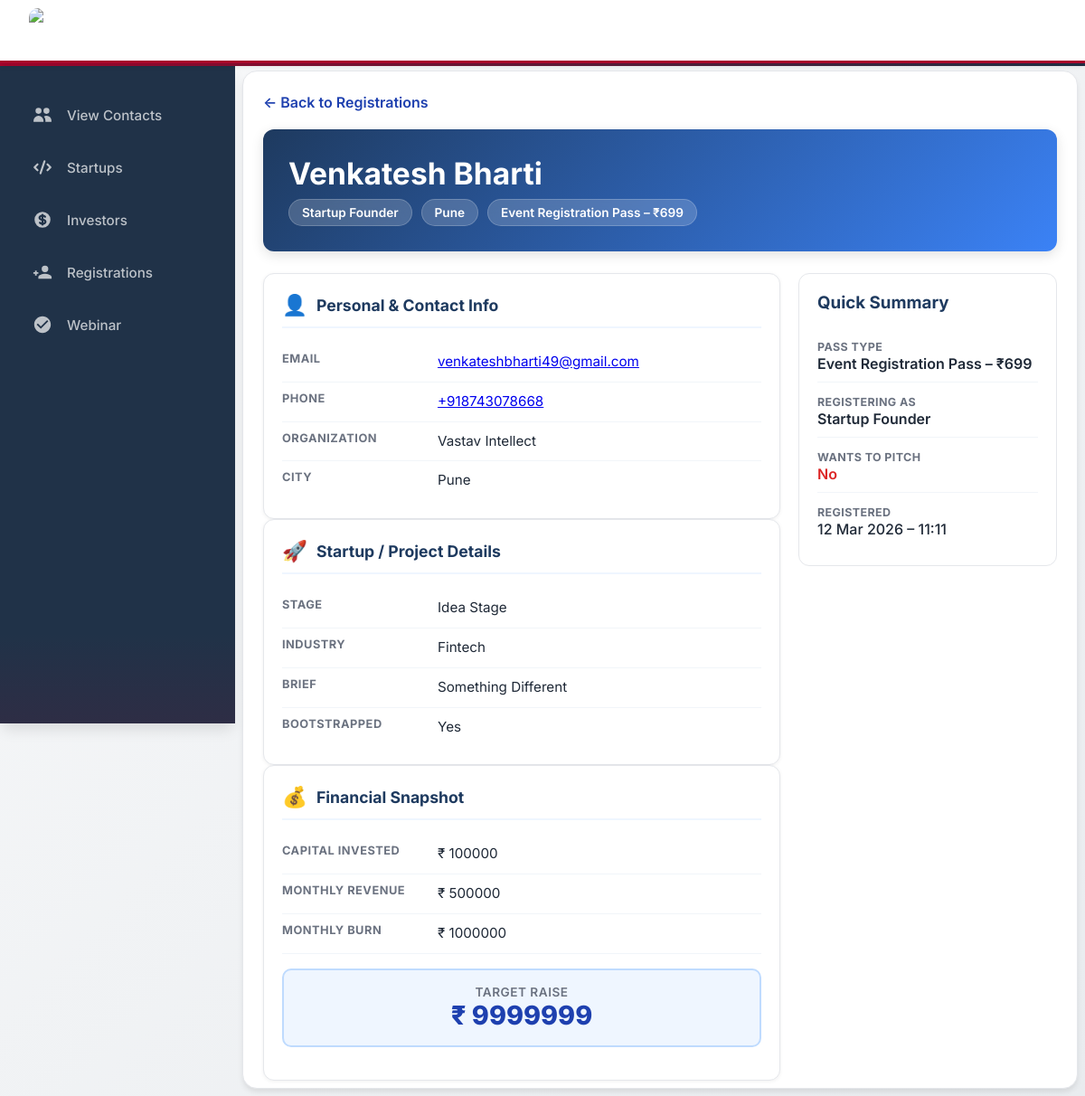
Screenshot of /registrations/26/ with the database file from the repository.
### AurexApp/models.py (models this page shows, shortened)
class EventRegistration(models.Model):
    REGISTERING_AS = [
        ('founder', 'Startup Founder'),
        ('cofounder', 'Co-founder'),
        ('attendee', 'General Attendee'),
    ]
    STARTUP_STAGE = [
        ('idea', 'Idea Stage'),
        ('mvp', 'MVP Stage'),
        ('early', 'Early Revenue'),
        ('growth', 'Growth Stage'),
    ]
    FUNDING_STAGE = [
        ('pre_seed', 'Pre-Seed'),
        ('seed', 'Seed'),
        ('bridge', 'Bridge'),
        ('pre_series_a', 'Pre-Series A'),
        ('series_a', 'Series A'),
        ('series_b', 'Series B+'),
    ]
    PASS_TYPE = [
        ('event', 'Event Registration Pass – ₹699'),
        ('pitch', 'Pitching Pass – ₹1499'),
    ]
    name = models.CharField(max_length=200)
    email = models.EmailField()
    contact_number = models.CharField(max_length=20)
    organization_name = models.CharField(max_length=255)
    city = models.CharField(max_length=150)
    registering_as = models.CharField(max_length=50, choices=REGISTERING_AS)
    startup_stage = models.CharField(max_length=50, choices=STARTUP_STAGE)
    industry = models.CharField(max_length=255)
    startup_brief = models.TextField()
    bootstrapped = models.BooleanField()
    total_capital_invested = models.DecimalField(max_digits=12, decimal_places=2, null=True, blank=True)
    monthly_revenue = models.DecimalField(max_digits=12, decimal_places=2, null=True, blank=True)
    monthly_burn_rate = models.DecimalField(max_digits=12, decimal_places=2, null=True, blank=True)
    amount_to_raise = models.DecimalField(max_digits=12, decimal_places=2, null=True, blank=True)
    funding_stage = models.CharField(max_length=50, choices=FUNDING_STAGE)
    interested_in_pitching = models.BooleanField()
    pitch_deck_link = models.URLField(blank=True, null=True)
    pitch_deck_file = models.FileField(upload_to='pitch_decks/', null=True, blank=True)
    pass_type = models.CharField(max_length=50, choices=PASS_TYPE)
    created_at = models.DateTimeField(auto_now_add=True)

### AurexApp/views.py (the view)
# urls.py: path('registrations/<int:pk>/', EventRegistrationDetailView.as_view(), name='registration_detail'),
class EventRegistrationDetailView(DetailView):
    model = EventRegistration
    template_name = "registration_detail.html"
    context_object_name = "registration"

### AurexApp/templates/registration_detail.html (shortened to what this page needs)
{% extends "base.html" %}
{% block content %}
<div class="detail-container">
    <a href="{% url 'event-registrations' %}" class="back-btn">← Back to Registrations</a>
    <div class="header">
        <h1>{{ registration.name }}</h1>
        <div class="meta-badges">
            <span class="meta-badge">{{ registration.get_registering_as_display }}</span>
            <span class="meta-badge">{{ registration.city|default:"—" }}</span>
            <span class="meta-badge">{{ registration.get_pass_type_display }}</span>
        </div>
    </div>
    <div class="content-grid">
        <div>
            <div class="section">
                <div class="section-header">
                    <span style="font-size:1.4rem;">👤</span>
                    <h3>Personal & Contact Info</h3>
                </div>
                <div class="info-row"><span class="info-label">Email</span><span class="info-value"><a href="mailto:{{ registration.email }}">{{ registration.email }}</a></span></div>
                <div class="info-row"><span class="info-label">Phone</span><span class="info-value"><a href="tel:{{ registration.contact_number }}">{{ registration.contact_number }}</a></span></div>
                <div class="info-row"><span class="info-label">Organization</span><span class="info-value">{{ registration.organization_name|default:"—" }}</span></div>
                <div class="info-row"><span class="info-label">City</span><span class="info-value">{{ registration.city|default:"—" }}</span></div>
            </div>
            <div class="section">
                <div class="section-header">
                    <span style="font-size:1.4rem;">🚀</span>
                    <h3>Startup / Project Details</h3>
                </div>
                <div class="info-row"><span class="info-label">Stage</span><span class="info-value">{{ registration.get_startup_stage_display|default:"—" }}</span></div>
                <div class="info-row"><span class="info-label">Industry</span><span class="info-value">{{ registration.industry|default:"—" }}</span></div>
                <div class="info-row"><span class="info-label">Brief</span><span class="info-value">{{ registration.startup_brief|linebreaksbr|default:"—" }}</span></div>
                <div class="info-row"><span class="info-label">Bootstrapped</span><span class="info-value">{% if registration.bootstrapped %}Yes{% else %}No{% endif %}</span></div>
            </div>
            <div class="section">
                <div class="section-header">
                    <span style="font-size:1.4rem;">💰</span>
                    <h3>Financial Snapshot</h3>
                </div>
                <div class="info-row"><span class="info-label">Capital Invested</span><span class="info-value">₹ {{ registration.total_capital_invested|default:"0"|floatformat:0 }}</span></div>
                <div class="info-row"><span class="info-label">Monthly Revenue</span><span class="info-value">₹ {{ registration.monthly_revenue|default:"0"|floatformat:0 }}</span></div>
                <div class="info-row"><span class="info-label">Monthly Burn</span><span class="info-value">₹ {{ registration.monthly_burn_rate|default:"0"|floatformat:0 }}</span></div>
                {% if registration.amount_to_raise %}
                <div class="highlight-box">
                    <div style="font-size:0.85rem; color:#6b7280; font-weight:600; text-transform:uppercase; letter-spacing:0.5px;">Target Raise</div>
                    <div class="highlight-amount">₹ {{ registration.amount_to_raise|floatformat:0 }}</div>
                </div>
                {% endif %}
            </div>
        </div>
        <div>
            <div class="sidebar-section">
                <h3 style="margin:0 0 16px; color:var(--primary);">Quick Summary</h3>
                <div class="sidebar-item">
                    <span class="sidebar-label">Pass Type</span>
                    <div style="font-weight:600;">{{ registration.get_pass_type_display }}</div>
                </div>
                <div class="sidebar-item">
                    <span class="sidebar-label">Registering As</span>
                    <div style="font-weight:600;">{{ registration.get_registering_as_display }}</div>
                </div>
                <div class="sidebar-item">
                    <span class="sidebar-label">Wants to Pitch</span>
                    <div style="font-weight:600;" class="{% if registration.interested_in_pitching %}yes{% else %}no{% endif %}">
                        {% if registration.interested_in_pitching %}YES{% else %}No{% endif %}
                    </div>
                </div>
                <div class="sidebar-item">
                    <span class="sidebar-label">Registered</span>
                    <div style="font-weight:500;">{{ registration.created_at|date:"d M Y – H:i" }}</div>
                </div>
            </div>
        </div>
    </div>
</div>
{% endblock %}

### AurexApp/templates/base.html (style rules this page uses)
* { margin: 0; padding: 0; box-sizing: border-box; }
:root { --primary-dark: #203248; --accent-red: #a8042b; --white: #ffffff; --light-gray: #f8f9fa; --border-color: #e5e7eb; --text-primary: #1f2937; --text-secondary: #6b7280; --shadow-sm: 0 1px 2px 0 rgba(0, 0, 0, 0.05); --shadow-md: 0 4px 6px -1px rgba(0, 0, 0, 0.1); --shadow-lg: 0 10px 15px -3px rgba(0, 0, 0, 0.1); --transition: all 0.3s cubic-bezier(0.4, 0, 0.2, 1); }
body { font-family: 'Inter', -apple-system, BlinkMacSystemFont, 'Segoe UI', sans-serif; background: linear-gradient(135deg, #f8f9fa 0%, #e9ecef 100%); color: var(--text-primary); overflow-x: hidden; }

### AurexApp/templates/registration_detail.html (style rules this page uses)
:root { --primary: #1e3a5f; --accent: #1e40af; --red-accent: #b45309; --light: #f8f9fa; --border: #e5e7eb; --text: #1f2937; --text-light: #6b7280; }
.detail-container { max-width: 1100px; margin: 0 auto; padding: 0 14px; }
.back-btn { display: inline-flex; align-items: center; gap: 8px; margin: 16px 0 20px; color: var(--accent); font-weight: 600; text-decoration: none; }
.header { background: linear-gradient(135deg, var(--primary) 0%, #3b82f6 100%); color: white; padding: clamp(20px, 5vw, 28px); border-radius: 12px; margin-bottom: 24px; box-shadow: 0 4px 14px rgba(0,0,0,0.12); position: relative; }
.header h1 { font-size: clamp(1.6rem, 6vw, 2.1rem); margin-bottom: 8px; }
.meta-badges { display: flex; flex-wrap: wrap; gap: 10px; }
.meta-badge { padding: 6px 14px; background: rgba(255,255,255,0.18); border-radius: 999px; font-size: 0.85rem; font-weight: 600; backdrop-filter: blur(6px); border: 1px solid rgba(255,255,255,0.2); }
.content-grid { display: grid; gap: 20px; }
@media (min-width: 968px) { .content-grid { grid-template-columns: 2fr 1fr; } }
.section { background: white; padding: 20px; border-radius: 12px; border: 1px solid var(--border); box-shadow: 0 1px 4px rgba(0,0,0,0.06); }
.section-header { display: flex; align-items: center; gap: 10px; margin-bottom: 16px; padding-bottom: 10px; border-bottom: 2px solid #eff6ff; }
.section-header h3 { color: var(--primary); font-size: 1.1rem; margin: 0; }
.info-row { display: grid; grid-template-columns: 160px 1fr; gap: 12px; padding: 10px 0; border-bottom: 1px solid #f1f5f9; align-items: start; }
.info-row:last-child { border-bottom: none; }
.info-label { font-size: 0.8rem; font-weight: 700; color: var(--text-light); text-transform: uppercase; letter-spacing: 0.5px; }
.info-value { font-size: 0.95rem; color: var(--text); line-height: 1.5; }
.no { color: #dc2626; }
.sidebar-section { background: white; padding: 20px; border-radius: 12px; border: 1px solid var(--border); }
.sidebar-item { padding: 10px 0; border-bottom: 1px solid #f1f5f9; }
.sidebar-item:last-child { border-bottom: none; }
.sidebar-label { font-size: 0.78rem; color: var(--text-light); font-weight: 700; text-transform: uppercase; letter-spacing: 0.4px; margin-bottom: 4px; }
.highlight-box { background: #eff6ff; padding: 16px; border-radius: 10px; text-align: center; border: 2px solid #bfdbfe; margin: 16px 0; }
.highlight-amount { font-size: 1.8rem; font-weight: 800; color: var(--accent); }

### rows the page displays
EventRegistration: name "Venkatesh Bharti", registering_as "Startup Founder", city "Pune", pass_type "Event Registration Pass – ₹699", email "venkateshbharti49@gmail.com", contact_number "+918743078668", organization_name "Vastav Intellect", startup_stage "Idea Stage", industry "Fintech", startup_brief "Something Different", total_capital_invested "100000", monthly_revenue "500000", monthly_burn_rate "1000000", amount_to_raise "9999999", created_at "12 Mar 2026 – 11:11"
